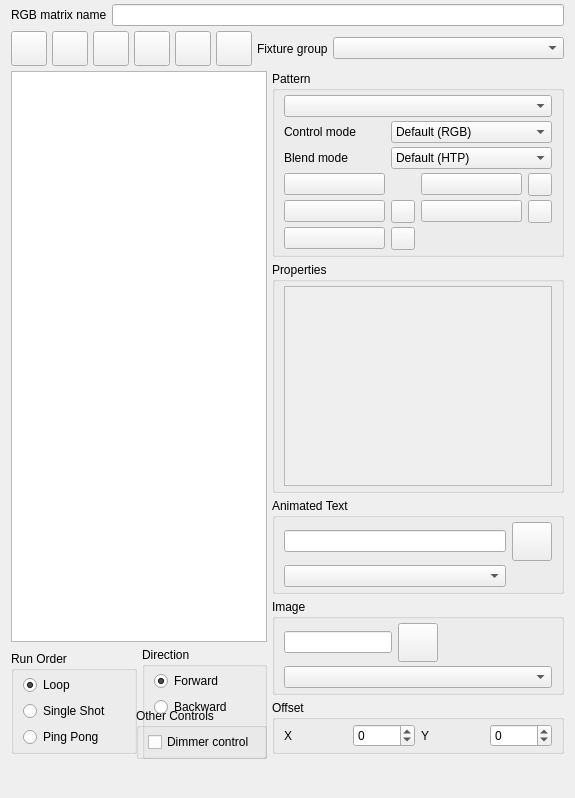
<?xml version="1.0" encoding="UTF-8"?>
<ui version="4.0">
 <author>Massimo Callegari</author>
 <comment>
  Q Light Controller Plus
  rgbmatrixeditor.ui

  Copyright (c) 2015 Massimo Callegari

  Licensed under the Apache License, Version 2.0 (the "License");
  you may not use this file except in compliance with the License.
  You may obtain a copy of the License at

      http://www.apache.org/licenses/LICENSE-2.0.txt

  Unless required by applicable law or agreed to in writing, software
  distributed under the License is distributed on an "AS IS" BASIS,
  WITHOUT WARRANTIES OR CONDITIONS OF ANY KIND, either express or implied.
  See the License for the specific language governing permissions and
  limitations under the License.
 </comment>
 <class>RGBMatrixEditor</class>
 <widget class="QWidget" name="RGBMatrixEditor">
  <property name="geometry">
   <rect>
    <x>0</x>
    <y>0</y>
    <width>575</width>
    <height>798</height>
   </rect>
  </property>
  <property name="windowTitle">
   <string>RGB Matrix Editor</string>
  </property>
  <layout class="QGridLayout" name="gridLayout">
   <property name="topMargin">
    <number>4</number>
   </property>
   <property name="bottomMargin">
    <number>4</number>
   </property>
   <property name="spacing">
    <number>5</number>
   </property>
   <item row="2" column="0" colspan="4">
    <widget class="QGraphicsView" name="m_preview"/>
   </item>
   <item row="4" column="3">
    <widget class="QGroupBox" name="m_intensityGroup">
     <property name="sizePolicy">
      <sizepolicy hsizetype="Preferred" vsizetype="Maximum">
       <horstretch>0</horstretch>
       <verstretch>0</verstretch>
      </sizepolicy>
     </property>
     <property name="title">
      <string>Other Controls</string>
     </property>
     <layout class="QVBoxLayout" name="verticalLayout_4">
      <property name="topMargin">
       <number>4</number>
      </property>
      <property name="bottomMargin">
       <number>4</number>
      </property>
      <item>
       <widget class="QCheckBox" name="m_dimmerControlCb">
        <property name="toolTip">
         <string>Set the dimmer channel of fixtures to 100%</string>
        </property>
        <property name="text">
         <string>Dimmer control</string>
        </property>
       </widget>
      </item>
     </layout>
    </widget>
   </item>
   <item row="0" column="0" colspan="5">
    <layout class="QHBoxLayout" name="horizontalLayout_2">
     <item>
      <widget class="QLabel" name="m_nameLabel">
       <property name="sizePolicy">
        <sizepolicy hsizetype="Minimum" vsizetype="Preferred">
         <horstretch>0</horstretch>
         <verstretch>0</verstretch>
        </sizepolicy>
       </property>
       <property name="text">
        <string>RGB matrix name</string>
       </property>
      </widget>
     </item>
     <item>
      <widget class="QLineEdit" name="m_nameEdit">
       <property name="sizePolicy">
        <sizepolicy hsizetype="Expanding" vsizetype="Fixed">
         <horstretch>0</horstretch>
         <verstretch>0</verstretch>
        </sizepolicy>
       </property>
       <property name="toolTip">
        <string>The name of this RGB matrix function</string>
       </property>
      </widget>
     </item>
    </layout>
   </item>
   <item row="1" column="0" colspan="5">
    <layout class="QHBoxLayout" name="horizontalLayout_4">
     <item>
      <widget class="QToolButton" name="m_speedDialButton">
       <property name="toolTip">
        <string>Show/Hide speed dial window</string>
       </property>
       <property name="icon">
        <iconset resource="qlcui.qrc">
         <normaloff>:/speed.png</normaloff>:/speed.png</iconset>
       </property>
       <property name="iconSize">
        <size>
         <width>28</width>
         <height>28</height>
        </size>
       </property>
       <property name="checkable">
        <bool>true</bool>
       </property>
      </widget>
     </item>
     <item>
      <widget class="QToolButton" name="m_saveToSequenceButton">
       <property name="toolTip">
        <string>Save this matrix to a sequence</string>
       </property>
       <property name="text">
        <string/>
       </property>
       <property name="icon">
        <iconset resource="qlcui.qrc">
         <normaloff>:/sequence.png</normaloff>:/sequence.png</iconset>
       </property>
       <property name="iconSize">
        <size>
         <width>28</width>
         <height>28</height>
        </size>
       </property>
      </widget>
     </item>
     <item>
      <widget class="QToolButton" name="m_shapeButton">
       <property name="toolTip">
        <string>Toggle between circle and square preview</string>
       </property>
       <property name="icon">
        <iconset resource="qlcui.qrc">
         <normaloff>:/square.png</normaloff>:/square.png</iconset>
       </property>
       <property name="iconSize">
        <size>
         <width>28</width>
         <height>28</height>
        </size>
       </property>
       <property name="checkable">
        <bool>true</bool>
       </property>
      </widget>
     </item>
     <item>
      <widget class="QToolButton" name="m_testButton">
       <property name="toolTip">
        <string>See what the RGB Matrix does when it is run</string>
       </property>
       <property name="icon">
        <iconset resource="qlcui.qrc">
         <normaloff>:/player_play.png</normaloff>:/player_play.png</iconset>
       </property>
       <property name="iconSize">
        <size>
         <width>28</width>
         <height>28</height>
        </size>
       </property>
       <property name="checkable">
        <bool>true</bool>
       </property>
      </widget>
     </item>
     <item>
      <widget class="QToolButton" name="m_copyButton">
       <property name="toolTip">
        <string>Copy settings to clipboard</string>
       </property>
       <property name="icon">
        <iconset resource="qlcui.qrc">
         <normaloff>:/editcopy.png</normaloff>:/editcopy.png</iconset>
       </property>
       <property name="iconSize">
        <size>
         <width>28</width>
         <height>28</height>
        </size>
       </property>
      </widget>
     </item>
     <item>
      <widget class="QToolButton" name="m_pasteButton">
       <property name="toolTip">
        <string>Paste settings from clipboard</string>
       </property>
       <property name="icon">
        <iconset resource="qlcui.qrc">
         <normaloff>:/editpaste.png</normaloff>:/editpaste.png</iconset>
       </property>
       <property name="iconSize">
        <size>
         <width>28</width>
         <height>28</height>
        </size>
       </property>
      </widget>
     </item>
     <item>
      <widget class="QLabel" name="m_fixtureGroupLabel">
       <property name="sizePolicy">
        <sizepolicy hsizetype="Minimum" vsizetype="Preferred">
         <horstretch>0</horstretch>
         <verstretch>0</verstretch>
        </sizepolicy>
       </property>
       <property name="text">
        <string>Fixture group</string>
       </property>
      </widget>
     </item>
     <item>
      <widget class="QComboBox" name="m_fixtureGroupCombo">
       <property name="sizePolicy">
        <sizepolicy hsizetype="Expanding" vsizetype="Fixed">
         <horstretch>0</horstretch>
         <verstretch>0</verstretch>
        </sizepolicy>
       </property>
       <property name="toolTip">
        <string>The fixture group to use as the pixel matrix</string>
       </property>
      </widget>
     </item>
    </layout>
   </item>
   <item row="3" column="0" rowspan="2" colspan="4">
    <layout class="QGridLayout" name="gridLayout_6">
     <item row="0" column="0">
      <widget class="QGroupBox" name="m_runOrderGroup">
       <property name="sizePolicy">
        <sizepolicy hsizetype="Preferred" vsizetype="Maximum">
         <horstretch>0</horstretch>
         <verstretch>0</verstretch>
        </sizepolicy>
       </property>
       <property name="title">
        <string>Run Order</string>
       </property>
       <layout class="QVBoxLayout" name="verticalLayout_2">
        <property name="topMargin">
         <number>4</number>
        </property>
        <property name="bottomMargin">
         <number>4</number>
        </property>
        <item>
         <widget class="QRadioButton" name="m_loop">
          <property name="toolTip">
           <string>Run through over and over again</string>
          </property>
          <property name="text">
           <string>Loop</string>
          </property>
          <property name="checked">
           <bool>true</bool>
          </property>
         </widget>
        </item>
        <item>
         <widget class="QRadioButton" name="m_singleShot">
          <property name="toolTip">
           <string>Run through once and stop</string>
          </property>
          <property name="text">
           <string>Single Shot</string>
          </property>
         </widget>
        </item>
        <item>
         <widget class="QRadioButton" name="m_pingPong">
          <property name="toolTip">
           <string>First run forwards, then backwards, again forwards, etc.</string>
          </property>
          <property name="text">
           <string>Ping Pong</string>
          </property>
         </widget>
        </item>
       </layout>
      </widget>
     </item>
     <item row="0" column="1">
      <widget class="QGroupBox" name="m_directionGroup">
       <property name="sizePolicy">
        <sizepolicy hsizetype="Preferred" vsizetype="Maximum">
         <horstretch>0</horstretch>
         <verstretch>0</verstretch>
        </sizepolicy>
       </property>
       <property name="title">
        <string>Direction</string>
       </property>
       <layout class="QVBoxLayout" name="verticalLayout_3">
        <property name="topMargin">
         <number>4</number>
        </property>
        <property name="bottomMargin">
         <number>4</number>
        </property>
        <item>
         <widget class="QRadioButton" name="m_forward">
          <property name="toolTip">
           <string>Start from the first step</string>
          </property>
          <property name="text">
           <string>Forward</string>
          </property>
          <property name="checked">
           <bool>true</bool>
          </property>
         </widget>
        </item>
        <item>
         <widget class="QRadioButton" name="m_backward">
          <property name="toolTip">
           <string>Start from the last step</string>
          </property>
          <property name="text">
           <string>Backward</string>
          </property>
         </widget>
        </item>
        <item>
         <spacer name="verticalSpacer_2">
          <property name="orientation">
           <enum>Qt::Vertical</enum>
          </property>
          <property name="sizeType">
           <enum>QSizePolicy::Maximum</enum>
          </property>
          <property name="sizeHint" stdset="0">
           <size>
            <width>20</width>
            <height>35</height>
           </size>
          </property>
         </spacer>
        </item>
       </layout>
      </widget>
     </item>
    </layout>
   </item>
   <item row="2" column="4" rowspan="10">
    <layout class="QVBoxLayout" name="verticalLayout_5">
     <item>
      <widget class="QGroupBox" name="m_patternGroup">
       <property name="sizePolicy">
        <sizepolicy hsizetype="Preferred" vsizetype="Maximum">
         <horstretch>0</horstretch>
         <verstretch>0</verstretch>
        </sizepolicy>
       </property>
       <property name="title">
        <string>Pattern</string>
       </property>
       <layout class="QGridLayout" name="gridLayout_4">
        <property name="topMargin">
         <number>4</number>
        </property>
        <property name="bottomMargin">
         <number>4</number>
        </property>
        <property name="verticalSpacing">
         <number>4</number>
        </property>
        <item row="6" column="0" colspan="2">
         <widget class="QPushButton" name="m_mtxColor3Button">
          <property name="toolTip">
           <string>Matrix color 3</string>
          </property>
          <property name="iconSize">
           <size>
            <width>50</width>
            <height>26</height>
           </size>
          </property>
         </widget>
        </item>
        <item row="5" column="0" colspan="2">
         <widget class="QPushButton" name="m_mtxColor1Button">
          <property name="toolTip">
           <string>Matrix color 1</string>
          </property>
          <property name="iconSize">
           <size>
            <width>50</width>
            <height>26</height>
           </size>
          </property>
         </widget>
        </item>
        <item row="3" column="2" colspan="4">
         <widget class="QComboBox" name="m_blendModeCombo">
          <item>
           <property name="text">
            <string>Default (HTP)</string>
           </property>
          </item>
          <item>
           <property name="text">
            <string>Mask</string>
           </property>
          </item>
          <item>
           <property name="text">
            <string>Additive</string>
           </property>
          </item>
          <item>
           <property name="text">
            <string>Subtractive</string>
           </property>
          </item>
         </widget>
        </item>
        <item row="2" column="0" colspan="2">
         <widget class="QLabel" name="m_colorModeLabel">
          <property name="text">
           <string>Control mode</string>
          </property>
         </widget>
        </item>
        <item row="7" column="0" colspan="2">
         <widget class="QPushButton" name="m_mtxColor5Button">
          <property name="toolTip">
           <string>Matrix color 5</string>
          </property>
          <property name="iconSize">
           <size>
            <width>50</width>
            <height>26</height>
           </size>
          </property>
         </widget>
        </item>
        <item row="5" column="5">
         <widget class="QToolButton" name="m_resetMtxColor2Button">
          <property name="toolTip">
           <string>Reset color 2</string>
          </property>
          <property name="icon">
           <iconset resource="qlcui.qrc">
            <normaloff>:/fileclose.png</normaloff>:/fileclose.png</iconset>
          </property>
         </widget>
        </item>
        <item row="3" column="0" colspan="2">
         <widget class="QLabel" name="m_blendModeLabel">
          <property name="text">
           <string>Blend mode</string>
          </property>
         </widget>
        </item>
        <item row="6" column="2">
         <widget class="QToolButton" name="m_resetMtxColor3Button">
          <property name="toolTip">
           <string>Reset color 3</string>
          </property>
          <property name="icon">
           <iconset resource="qlcui.qrc">
            <normaloff>:/fileclose.png</normaloff>:/fileclose.png</iconset>
          </property>
         </widget>
        </item>
        <item row="2" column="2" colspan="4">
         <widget class="QComboBox" name="m_controlModeCombo">
          <item>
           <property name="text">
            <string>Default (RGB)</string>
           </property>
          </item>
          <item>
           <property name="text">
            <string>White</string>
           </property>
          </item>
          <item>
           <property name="text">
            <string>Amber</string>
           </property>
          </item>
          <item>
           <property name="text">
            <string>UV</string>
           </property>
          </item>
          <item>
           <property name="text">
            <string>Dimmer</string>
           </property>
          </item>
          <item>
           <property name="text">
            <string>Shutter</string>
           </property>
          </item>
          <item>
           <property name="text">
            <string>Dimmer (Full Range)</string>
           </property>
          </item>
          <item>
           <property name="text">
            <string>None</string>
           </property>
          </item>
         </widget>
        </item>
        <item row="0" column="0" colspan="6">
         <widget class="QComboBox" name="m_patternCombo">
          <property name="toolTip">
           <string>The RGB matrix pattern</string>
          </property>
         </widget>
        </item>
        <item row="5" column="3" colspan="2">
         <widget class="QPushButton" name="m_mtxColor2Button">
          <property name="toolTip">
           <string>Matrix color 2</string>
          </property>
          <property name="text">
           <string/>
          </property>
          <property name="iconSize">
           <size>
            <width>50</width>
            <height>26</height>
           </size>
          </property>
         </widget>
        </item>
        <item row="6" column="3" colspan="2">
         <widget class="QPushButton" name="m_mtxColor4Button">
          <property name="toolTip">
           <string>Matrix color 4</string>
          </property>
          <property name="text">
           <string/>
          </property>
          <property name="iconSize">
           <size>
            <width>50</width>
            <height>26</height>
           </size>
          </property>
         </widget>
        </item>
        <item row="6" column="5">
         <widget class="QToolButton" name="m_resetMtxColor4Button">
          <property name="toolTip">
           <string>Reset color 4</string>
          </property>
          <property name="icon">
           <iconset resource="qlcui.qrc">
            <normaloff>:/fileclose.png</normaloff>:/fileclose.png</iconset>
          </property>
         </widget>
        </item>
        <item row="7" column="2">
         <widget class="QToolButton" name="m_resetMtxColor5Button">
          <property name="toolTip">
           <string>Reset color 5</string>
          </property>
          <property name="icon">
           <iconset resource="qlcui.qrc">
            <normaloff>:/fileclose.png</normaloff>:/fileclose.png</iconset>
          </property>
         </widget>
        </item>
       </layout>
      </widget>
     </item>
     <item>
      <widget class="QGroupBox" name="m_propertiesGroup">
       <property name="sizePolicy">
        <sizepolicy hsizetype="Preferred" vsizetype="Preferred">
         <horstretch>0</horstretch>
         <verstretch>0</verstretch>
        </sizepolicy>
       </property>
       <property name="title">
        <string>Properties</string>
       </property>
       <layout class="QGridLayout" name="gridLayout_5">
        <property name="topMargin">
         <number>4</number>
        </property>
        <property name="bottomMargin">
         <number>4</number>
        </property>
        <property name="verticalSpacing">
         <number>4</number>
        </property>
        <item row="0" column="0">
         <widget class="QScrollArea" name="scrollArea">
          <property name="widgetResizable">
           <bool>true</bool>
          </property>
          <widget class="QWidget" name="scrollAreaWidgetContents">
           <property name="geometry">
            <rect>
             <x>0</x>
             <y>0</y>
             <width>100</width>
             <height>30</height>
            </rect>
           </property>
           <property name="sizePolicy">
            <sizepolicy hsizetype="Preferred" vsizetype="Expanding">
             <horstretch>0</horstretch>
             <verstretch>0</verstretch>
            </sizepolicy>
           </property>
           <layout class="QGridLayout" name="m_propertiesLayout"/>
          </widget>
         </widget>
        </item>
       </layout>
      </widget>
     </item>
     <item>
      <widget class="QGroupBox" name="m_textGroup">
       <property name="title">
        <string>Animated Text</string>
       </property>
       <layout class="QGridLayout" name="gridLayout_3">
        <property name="topMargin">
         <number>4</number>
        </property>
        <property name="bottomMargin">
         <number>4</number>
        </property>
        <property name="verticalSpacing">
         <number>4</number>
        </property>
        <item row="0" column="0">
         <widget class="QLineEdit" name="m_textEdit">
          <property name="sizePolicy">
           <sizepolicy hsizetype="Minimum" vsizetype="Fixed">
            <horstretch>0</horstretch>
            <verstretch>0</verstretch>
           </sizepolicy>
          </property>
          <property name="toolTip">
           <string>Text to display</string>
          </property>
         </widget>
        </item>
        <item row="0" column="1">
         <widget class="QToolButton" name="m_fontButton">
          <property name="toolTip">
           <string>Choose the font</string>
          </property>
          <property name="text">
           <string notr="true"/>
          </property>
          <property name="icon">
           <iconset resource="qlcui.qrc">
            <normaloff>:/fonts.png</normaloff>:/fonts.png</iconset>
          </property>
          <property name="iconSize">
           <size>
            <width>32</width>
            <height>32</height>
           </size>
          </property>
         </widget>
        </item>
        <item row="1" column="0">
         <widget class="QComboBox" name="m_animationCombo">
          <property name="toolTip">
           <string>Animation style</string>
          </property>
         </widget>
        </item>
       </layout>
      </widget>
     </item>
     <item>
      <widget class="QGroupBox" name="m_imageGroup">
       <property name="title">
        <string>Image</string>
       </property>
       <layout class="QGridLayout" name="gridLayout_2">
        <property name="topMargin">
         <number>4</number>
        </property>
        <property name="bottomMargin">
         <number>4</number>
        </property>
        <property name="verticalSpacing">
         <number>4</number>
        </property>
        <item row="0" column="0">
         <widget class="QLineEdit" name="m_imageEdit">
          <property name="sizePolicy">
           <sizepolicy hsizetype="Minimum" vsizetype="Fixed">
            <horstretch>0</horstretch>
            <verstretch>0</verstretch>
           </sizepolicy>
          </property>
         </widget>
        </item>
        <item row="0" column="1">
         <widget class="QToolButton" name="m_imageButton">
          <property name="text">
           <string notr="true"/>
          </property>
          <property name="icon">
           <iconset resource="qlcui.qrc">
            <normaloff>:/image.png</normaloff>:/image.png</iconset>
          </property>
          <property name="iconSize">
           <size>
            <width>32</width>
            <height>32</height>
           </size>
          </property>
         </widget>
        </item>
        <item row="1" column="0" colspan="3">
         <widget class="QComboBox" name="m_imageAnimationCombo"/>
        </item>
       </layout>
      </widget>
     </item>
     <item>
      <widget class="QGroupBox" name="m_offsetGroup">
       <property name="title">
        <string>Offset</string>
       </property>
       <layout class="QHBoxLayout" name="horizontalLayout">
        <property name="topMargin">
         <number>4</number>
        </property>
        <property name="bottomMargin">
         <number>4</number>
        </property>
        <item>
         <widget class="QLabel" name="m_xOffsetLabel">
          <property name="text">
           <string>X</string>
          </property>
         </widget>
        </item>
        <item>
         <widget class="QSpinBox" name="m_xOffsetSpin">
          <property name="toolTip">
           <string>Shift the pattern X pixels horizontally</string>
          </property>
          <property name="minimum">
           <number>-255</number>
          </property>
          <property name="maximum">
           <number>255</number>
          </property>
         </widget>
        </item>
        <item>
         <widget class="QLabel" name="m_yOffsetLabel">
          <property name="text">
           <string>Y</string>
          </property>
         </widget>
        </item>
        <item>
         <widget class="QSpinBox" name="m_yOffsetSpin">
          <property name="toolTip">
           <string>Shift the pattern Y pixels vertically</string>
          </property>
          <property name="minimum">
           <number>-255</number>
          </property>
          <property name="maximum">
           <number>255</number>
          </property>
         </widget>
        </item>
       </layout>
      </widget>
     </item>
     <item>
      <spacer name="verticalSpacer_4">
       <property name="orientation">
        <enum>Qt::Vertical</enum>
       </property>
       <property name="sizeType">
        <enum>QSizePolicy::Minimum</enum>
       </property>
       <property name="sizeHint" stdset="0">
        <size>
         <width>20</width>
         <height>40</height>
        </size>
       </property>
      </spacer>
     </item>
    </layout>
   </item>
  </layout>
 </widget>
 <resources>
  <include location="qlcui.qrc"/>
 </resources>
 <connections/>
</ui>
